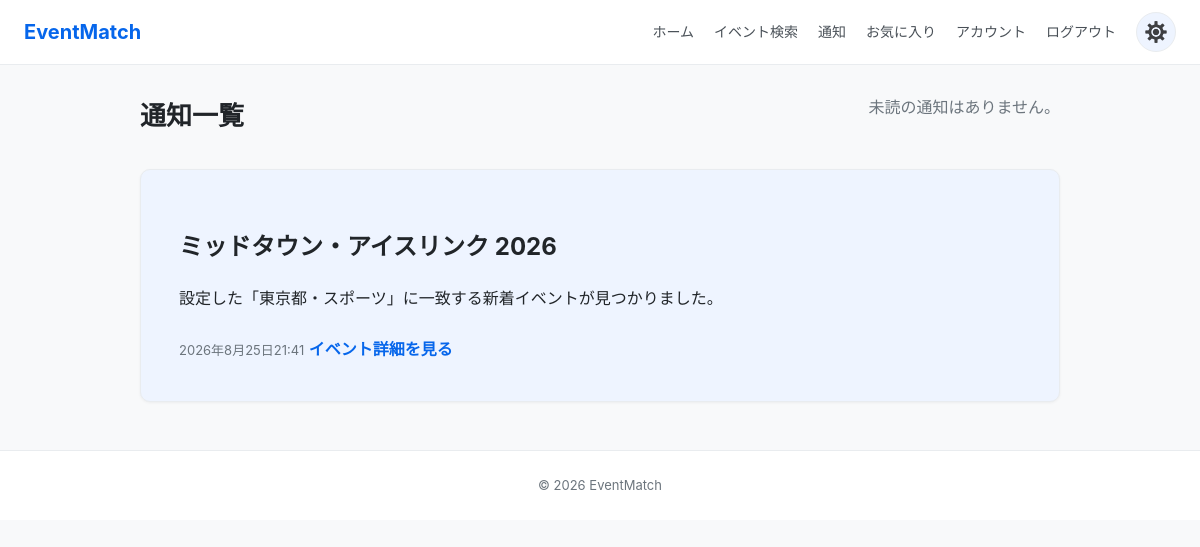
The app's page /notifications/ (signed in) with its own data.
### notifications/models.py (models this page shows, shortened)
class Notification(models.Model):
    class NotificationType(models.TextChoices):
        MATCH = "match", "条件一致"
    user = models.ForeignKey(
        settings.AUTH_USER_MODEL,
        on_delete=models.CASCADE,
        related_name="notifications",
    )
    event = models.ForeignKey(
        "events.Event",
        on_delete=models.CASCADE,
        related_name="notifications",
    )
    saved_search = models.ForeignKey(
        "search.SavedSearch",
        on_delete=models.CASCADE,
        related_name="notifications",
    )
    notification_type = models.CharField(
        max_length=20,
        choices=NotificationType.choices,
        default=NotificationType.MATCH,
    )
    message = models.CharField(max_length=255)
    is_read = models.BooleanField(default=False)
    created_at = models.DateTimeField(auto_now_add=True)
    class Meta:
        ordering = ["-created_at"]
        constraints = [
            models.UniqueConstraint(
                fields=["user", "event", "saved_search"],
                name="uniq_match_notification",
            )
        ]

### events/models.py (models this page shows, shortened)
class Event(models.Model):
    class Status(models.TextChoices):
        DRAFT = "draft" , "下書き"
        PUBLISH = "publish" , "公開"
        CANCEL = "cancel" , "中止"
    title = models.CharField(max_length = 100)
    description = models.TextField(blank=True)
    organizer = models.ForeignKey(
        settings.AUTH_USER_MODEL,
        on_delete = models.CASCADE,
        related_name = "events",
    )
    start_datetime = models.DateTimeField()
    end_datetime = models.DateTimeField()
    location = models.CharField(max_length = 255, blank = True)
    official_url = models.URLField(blank=True)
    min_age = models.PositiveIntegerField(null = True, blank = True)
    max_age = models.PositiveIntegerField(null = True,blank = True)
    image = models.ImageField(upload_to="event_images/",blank = True,null = True)
    status = models.CharField(
        max_length = 10,
        choices = Status.choices,
        default = Status.DRAFT,
    )
    tags = models.ManyToManyField(Tag, through = "EventTag" , related_name = "events")
    created_at = models.DateTimeField(auto_now_add = True)
    updated_at = models.DateTimeField(auto_now = True)
    class Meta:
        ordering = ["-start_datetime"]  # デフォルトで開催日時が新しい順に並べる

### notifications/views.py (the view)
# urls.py: path("", views.notification_list, name="notification_list"),
@login_required
def notification_list(request):
    notifications = NotificationService.get_notifications(user=request.user)
    unread_count = NotificationService.unread_count(user=request.user)
    context = {"notifications": notifications, "unread_count": unread_count}
    return render(request, "notifications/notification_list.html", context)

### accounts/models.py (called while the page is built)
    @property
    def is_organizer(self):
        return self.role == self.Role.ORGANIZER or self.is_staff

### notifications/context_processors.py (called while the page is built)
def unread_notifications(request):
    if not request.user.is_authenticated:
        return {"unread_notification_count": 0}
    return {
        "unread_notification_count": NotificationService.unread_count(
            user=request.user
        )
    }

### notifications/services.py (called while the page is built)
    @staticmethod
    def get_notifications(*, user):
        return Notification.objects.filter(user=user)

    @staticmethod
    def unread_count(*, user):
        return Notification.objects.filter(user=user, is_read=False).count()

### templates/notifications/notification_list.html (shortened to what this page needs)
{% extends "base.html" %}
{% block content %}
<section class="notification-page">
    <div class="page-header">
        <h1>通知一覧</h1>
        {% if unread_count %}
            <p>未読の通知が {{ unread_count }} 件あります。</p>
        {% else %}
            <p>未読の通知はありません。</p>
        {% endif %}
    </div>
    <div class="notification-list">
        {% for notification in notifications %}
            <article class="notification-item {% if not notification.is_read %}unread{% endif %}">
                <div class="notification-content">
                    <h2 class="notification-event-title">{{ notification.event.title }}</h2>
                    <p class="notification-message">{{ notification.message }}</p>
                    <small class="notification-date">{{ notification.created_at }}</small>
                    <a
                        class="notification-event-link"
                        href="{% url 'events:event_detail' notification.event.pk %}"
                    >イベント詳細を見る</a>
                </div>
            </article>
        {% empty %}
            <p class="empty-state">通知はありません。</p>
        {% endfor %}
    </div>
</section>
{% endblock %}

### static/css/common.css (style rules this page uses)
:root { --primary-color: #0666eb; --primary-hover: #0052c2; --danger-color: #dc3545; --danger-hover: #bb2d3b; --bg-color: #f8f9fa; --card-bg: #ffffff; --border-color: #e9ecef; --text-color: #212529; --text-muted: #6c757d; --highlight-color: #eef4ff; --radius-sm: 6px; --radius-md: 10px; --shadow-sm: 0 1px 3px rgba(0,0,0,0.05); }
* { box-sizing: border-box; }
body { margin: 0; font-family: -apple-system, BlinkMacSystemFont, "Segoe UI", Roboto, "Helvetica Neue", Arial, sans-serif; background-color: var(--bg-color); color: var(--text-color); line-height: 1.6; }
a { color: var(--primary-color); text-decoration: none; }
.form-page, .confirm-page, .settings-page, .account-page, .notification-page, .organizer-page, .page-container { width: 100%; max-width: 920px; margin: 0 auto; }
.form-description, .help-text, .form-footer, .notification-date { color: var(--text-muted); font-size: 13px; }
.page-header { display: flex; gap: 20px; align-items: flex-start; justify-content: space-between; margin-bottom: 24px; }
.page-header h1 { margin: 0 0 8px; font-size: 26px; }
.page-header p { margin: 0; color: var(--text-muted); }
.account-card, .settings-card, .confirm-card, .management-card, .notification-item { border: 1px solid var(--border-color); border-radius: var(--radius-md); background: var(--card-bg); box-shadow: var(--shadow-sm); }
.setting-item, .notification-item { padding: 18px; }
.event-management-list, .notification-list { display: grid; gap: 16px; }
.management-card-content, .notification-content { padding: 20px; }
.event-info h2, .notification-message { margin-top: 0; }
.notification-item { background: var(--highlight-color); }
.notification-event-link { display: inline-block; margin-top: 10px; font-weight: 600; }

### records on screen
Notification: event "ミッドタウン・アイスリンク 2026", message "設定した「東京都・スポーツ」に一致する新着イベントが見つかりました。", created_at "2026年8月25日21:41"
